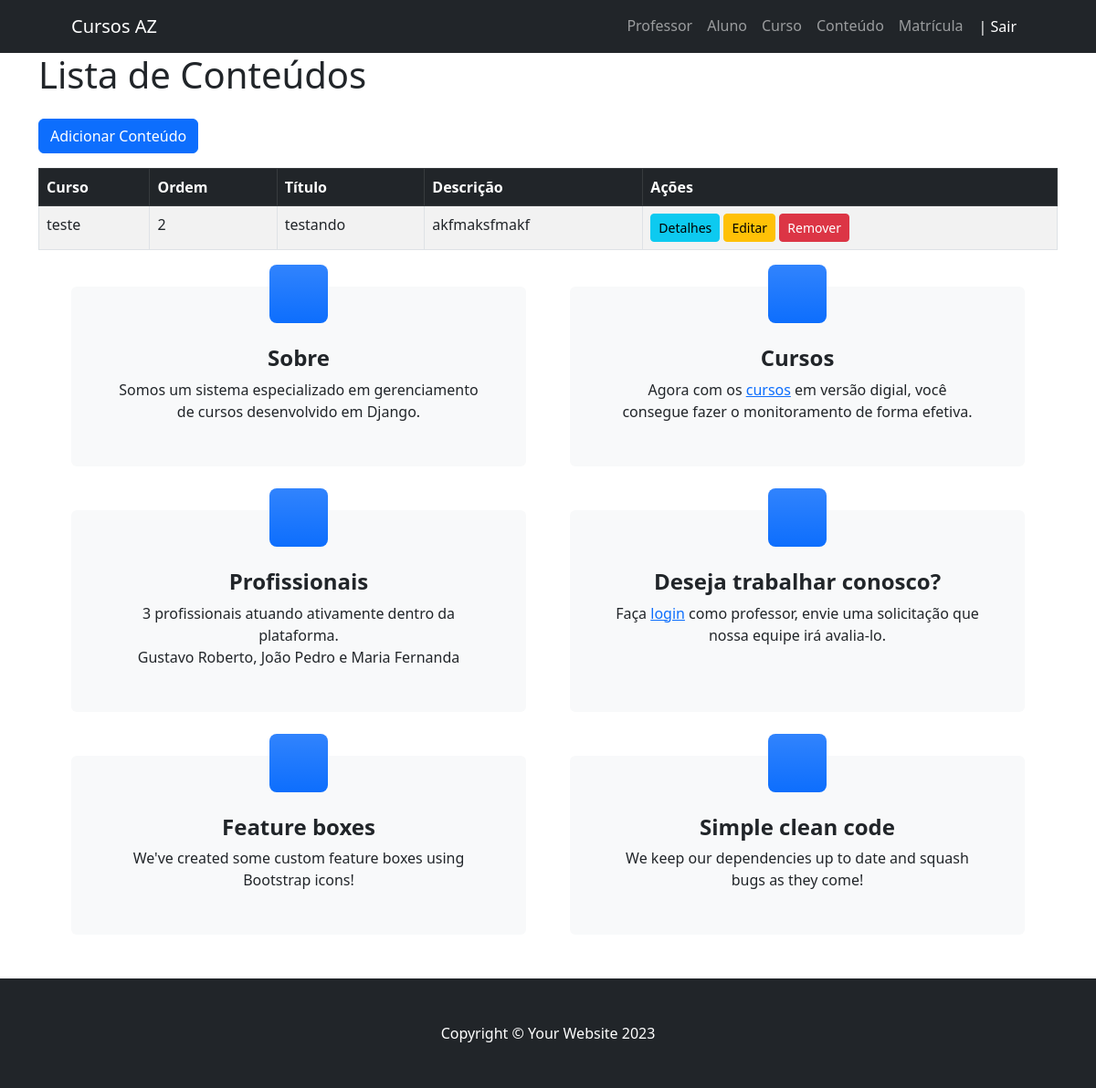
Screenshot of /conteudo/ (signed in) with the database file from the repository.
### conteudo/models.py (models this page shows, shortened)
class Conteudo(models.Model):
    ordem = models.PositiveIntegerField()
    titulo = models.CharField(max_length=255)
    desc = models.TextField(verbose_name="Descrição")
    m_apoio = models.BinaryField(blank=True, null=True, verbose_name="Material de Apoio", editable=True)  # BLOB
    curso = models.ForeignKey(Curso, on_delete=models.CASCADE)
    class Meta:
        ordering = ['curso', 'ordem']
        verbose_name = "Conteúdo"
        verbose_name_plural = "Conteúdos"

### cursos/models.py (models this page shows, shortened)
class Curso(models.Model):
    nome = models.CharField(max_length=255)
    ch = models.IntegerField(verbose_name="Carga Horária")
    descricao = models.TextField()
    professor = models.ForeignKey(Professor, on_delete=models.CASCADE)

### conteudo/views.py (the view)
# urls.py: path('conteudo/', views_conteudo.index, name="index-conteudo"),
@login_required
@permission_required('conteudo.view_conteudo', raise_exception=True)
def index(request):
    conteudos = Conteudo.objects.all()
    return render(request, "conteudo/index.html", {"conteudos": conteudos})

### templates/conteudo/index.html
{% extends "_base.html" %}
{% block content %}
<div class="container">
    <h1 class="mb-4">Lista de Conteúdos</h1>
    <a href="{% url 'add-conteudo' %}" class="btn btn-primary mb-3">Adicionar Conteúdo</a>
    <div class="table-responsive">
        <table class="table table-striped table-bordered">
            <thead class="table-dark">
                <tr>
                    <th>Curso</th>
                    <th>Ordem</th>
                    <th>Título</th>
                    <th>Descrição</th>
                    <th>Ações</th>
                </tr>
            </thead>
            <tbody>
                {% for conteudo in conteudos %}
                <tr>
                    <td>{{ conteudo.curso.nome }}</td>
                    <td>{{ conteudo.ordem }}</td>
                    <td>{{ conteudo.titulo }}</td>
                    <td>{{ conteudo.desc|truncatewords:10 }}</td>
                    <td>
                        <a href="{% url 'detail-conteudo' conteudo.id %}" class="btn btn-sm btn-info">Detalhes</a>
                        <a href="{% url 'edit-conteudo' conteudo.id %}" class="btn btn-sm btn-warning">Editar</a>
                        <a href="{% url 'remove-conteudo' conteudo.id %}" class="btn btn-sm btn-danger">Remover</a>
                    </td>
                </tr>
                {% empty %}
                <tr>
                    <td colspan="5" class="text-center">Nenhum conteúdo cadastrado.</td>
                </tr>
                {% endfor %}
            </tbody>
        </table>
    </div>
</div>
{% endblock %}

### rows the page displays
Conteudo: curso.nome "teste", ordem "2", titulo "testando", desc "akfmaksfmakf"
